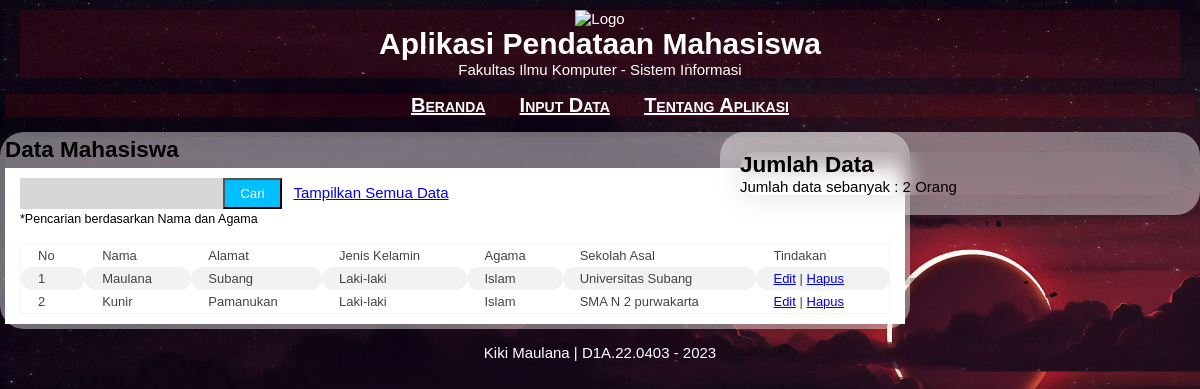
The page / on the database its author committed.
### tables this page shows
CREATE TABLE `tbl_mahasiswa` (
  `id` int(3) NOT NULL,
  `nama` varchar(100) NOT NULL,
  `alamat` text NOT NULL,
  `jk` varchar(15) NOT NULL,
  `agama` varchar(10) NOT NULL,
  `asal_sekolah` varchar(50) NOT NULL
);

### index.php (the view, shortened to what this page needs)
<!DOCTYPE html>
<html lang="en">
<head>
   <link rel="stylesheet" type="text/css" href="css/style.css">
</head>
<body>
   <header class="banner">
      <div style="background: rgba(245, 10, 10, 0.1);box-shadow: 0 4px 30px rgba(0, 0, 0, 0.1);backdrop-filter: blur(1000px);webkit-backdrop-filter: blur(10.6px);">
         <img src="img/Fasilkom unsub.PNG" alt="Logo" width="50" height="50" class="d-inline-block align-text-top">
         <h1>Aplikasi Pendataan Mahasiswa</h1>
         <p>Fakultas Ilmu Komputer - Sistem Informasi</p>
      </div>
   </header>
   <nav>
      <div style="background: rgba(245, 10, 10, 0.1);box-shadow: 0 4px 30px rgba(0, 0, 0, 0.1);backdrop-filter: blur(1000px);webkit-backdrop-filter: blur(10.6px);">
         <ul class="text-decoration: none">
            <li><a href="index.php">Beranda</a></li>
            <li><a href="input_data.php">Input Data</a></li>
            <li><a href="tentang.php">Tentang Aplikasi</a></li>
         </ul>
      </div>
   </nav>
   <main>
      <section>
         <div style="background: rgba(245, 10, 10, 0);box-shadow: 0 4px 30px rgba(0, 0, 0, 0.1);backdrop-filter: blur(1000px);webkit-backdrop-filter: blur(10.6px);">
            <h2>Data Mahasiswa</h2>
            <article>
               <form action='index.php' method="POST">
                  <input type='text' class="search" value='' name='qcari'>
                  <input type='submit' class="button" value='Cari'>
                  <a href='index.php'>Tampilkan Semua Data</a>
                  <br><small>*Pencarian berdasarkan Nama dan Agama</small>
               </form>
               <br>
               <table class="table">
                  <tr>
                     <td>No</td>
                     <td>Nama</td>
                     <td>Alamat</td>
                     <td>Jenis Kelamin</td>
                     <td>Agama</td>
                     <td>Sekolah Asal</td>
                     <td>Tindakan</td>
                  </tr>
                  <?php
                  include('koneksi.php');
                  $sql = "SELECT * FROM tbl_mahasiswa ";
                  $query = mysqli_query($db, $sql);
                  $no = 1;
                  while ($data = mysqli_fetch_array($query)) {
                     echo "<tr>";
                     echo "<td>" . $no . "</td>";
                     echo "<td>" . $data['nama'] . "</td>";
                     echo "<td>" . $data['alamat'] . "</td>";
                     echo "<td>" . $data['jk'] . "</td>";
                     echo "<td>" . $data['agama'] . "</td>";
                     echo "<td>" . $data['asal_sekolah'] . "</td>";
                     echo "<td>";
                     echo "<a href='edit_data.php?id=" . $data['id'] . "'>Edit</a> | ";
                     echo "<a href='delete_data.php?id=" . $data['id'] . "'>Hapus</a>";
                     echo "</td>";
                     echo "</tr>";
                     $no++;
                  }
                  ?>
               </table>
            </article>
         </div>
      </section>
   </main>
   <aside>
      <div style="background: rgba(255, 255, 255, 0);border-radius: 16px;box-shadow: 0 4px 30px rgba(0, 0, 0, 0.1);backdrop-filter: blur(10.6px);-webkit-backdrop-filter: blur(10.6px);">
         <h2>Jumlah Data</h2>
         <p>Jumlah data sebanyak : <?php echo mysqli_num_rows($query) ?> Orang</p>
      </div>
   </aside>
   <footer>
      <p>Kiki Maulana | D1A.22.0403 - <?php echo date('Y') ?></p>
   </footer>
</body>
</html>

### style.css (style rules this page uses)
article, aside, footer, header, main, nav, section { display: block; }
html, body, h1, h2, h3, ul, li, a, p, article, aside, footer, header, main, nav, section { padding: 0; margin: 0; }
.banner { color: white !important; padding: 10px 20px; text-align: center; }
body { width: 100%; margin-left: auto; margin-right: auto; background-image: url(../img/wallpaper.jpg); font-family: Helvetica; font-size: 15px; }
nav { padding: 5px; margin-top: 1px; text-align: center; }
li a { color: white; }
li { display: inline; margin-left: 15px; margin-right: 15px; font-size: 20px; font-variant: small-caps; font-weight: bold; }
section { background-color: rgba(255, 255, 255, 0.43); border-radius: 24px; margin-top: 10px; padding: 5px; width: 900px; }
article { background-color: white; margin-top: 5px; padding: 10px 15px; }
main { border-radius: 24px; width: 640px; float: left; margin-bottom: 10px; }
aside { background-color: rgba(255, 255, 255, 0.43); border-radius: 24px; width: 440px; float: right; padding: 20px; margin-top: 10px; }
footer { clear: both; text-align: center; color: white; padding: 5px 20px; }
form { width: 500px; border-radius: 24px; }
.search { padding: 8px 15px; background: rgba(50, 50, 50, 0.2); border: 0px solid #00bfff; }
.button { position: relative; padding: 6px 15px; left: -8px; border: 2px solid RGB (43, 191, 254); background-color: #00bfff; color: #fafafa; }
.table { font-family: sans-serif; font-size: 13px; color: #444; border-collapse: collapse; width: 100%; border-radius: 24px; border: 1px solid #f2f5f7; }
.table th, td { padding: 4px 17px; border-radius: 24px; }
.table tr:nth-child(even) { background-color: #f2f2f2; border-radius: 24px; }

### rows shown on the page
tbl_mahasiswa: nama "Maulana", alamat "Subang", jk "Laki-laki", agama "Islam", asal_sekolah "Universitas Subang"
tbl_mahasiswa: nama "Kunir", alamat "Pamanukan", jk "Laki-laki", agama "Islam", asal_sekolah "SMA N 2 purwakarta"

### other values the page prints
mysqli_num_rows($query) "2"
